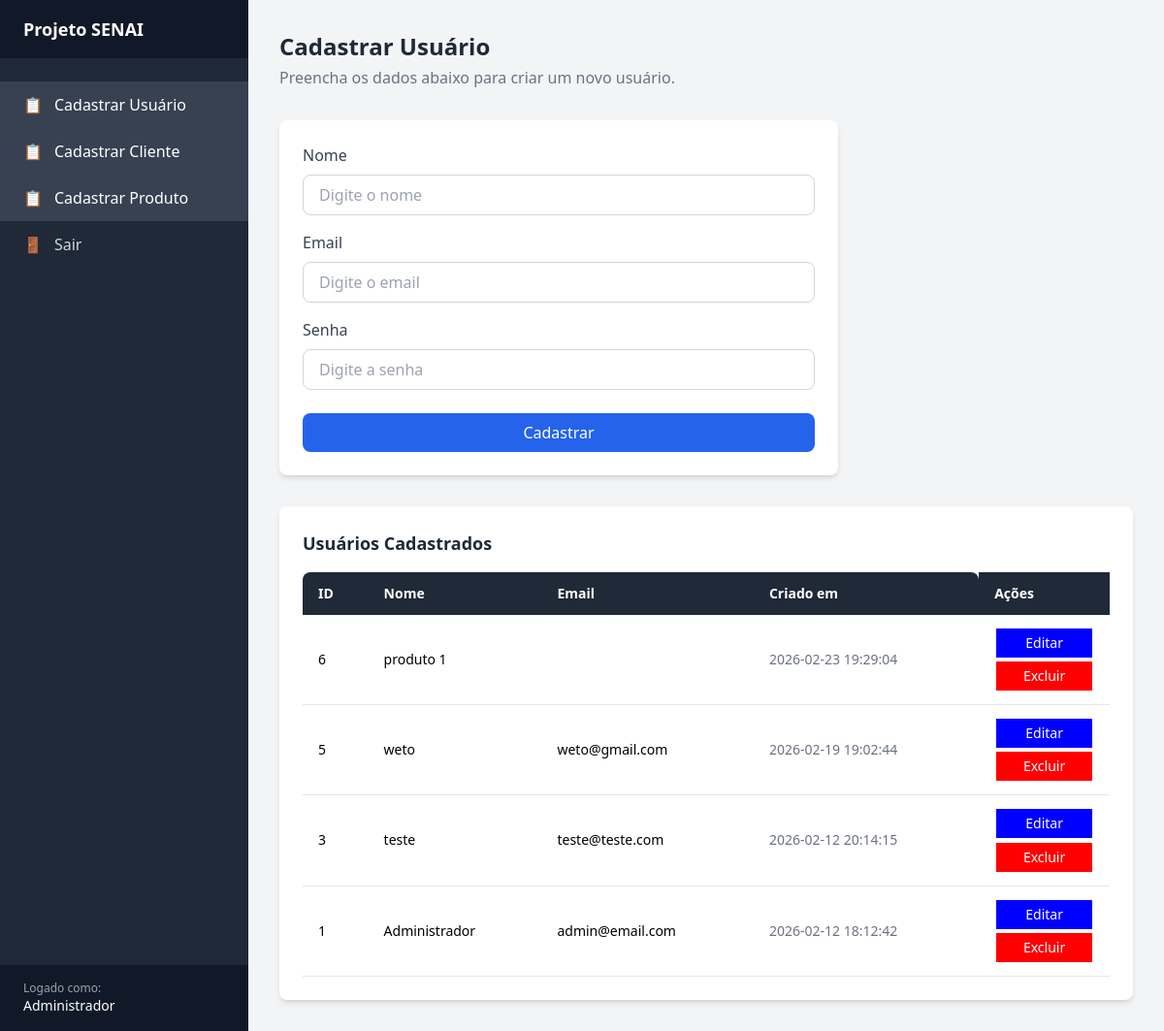
The page /cadastro_usuario.php (signed in) on the database its author committed.
### tables this page shows
CREATE TABLE `usuario` (
  `id` int(11) NOT NULL AUTO_INCREMENT,
  `nome` varchar(100) NOT NULL,
  `email` varchar(100) NOT NULL,
  `senha` varchar(255) NOT NULL,
  `criado_em` datetime DEFAULT current_timestamp(),
  PRIMARY KEY (`id`),
  UNIQUE KEY `email` (`email`)
);

### cadastro_usuario.php (the view, shortened to what this page needs)
<?php
require_once "conexao.php";
$editando = NULL;
$sql = "SELECT id, nome, email, criado_em FROM usuario ORDER BY id DESC";
$usuarios = mysqli_query($conexao, $sql);
?>
<!DOCTYPE html>
<html lang="pt-BR">
<head>
    <script src="https://cdn.tailwindcss.com"></script>
    <link rel="stylesheet" href="css/style.css">
</head>
<body class="bg-gray-100 min-h-screen flex">
   <?php require_once "menu.php";?>
    <main class="ml-64 flex-1 p-8">
        <div class="mb-8">
            <h2 class="text-2xl font-bold text-gray-800">Cadastrar Usuário</h2>
            <p class="text-gray-500 mt-1">Preencha os dados abaixo para criar um novo usuário.</p>
        </div>
        <div class="bg-white rounded-lg shadow-md p-6 mb-8 max-w-xl">
            <form method="POST" action="cadastro_usuario.php">
                <div class="mb-4">
                    <label for="nome" class="block text-gray-700 font-medium mb-2">
                        Nome
                    </label>
                    <input
                        value="<?=$editando['nome'] ?? "" ?>"
                        type="text"
                        id="nome"
                        name="nome"
                        required
                        placeholder="Digite o nome"
                        class="w-full px-4 py-2 border border-gray-300 rounded-lg focus:outline-none focus:ring-2 focus:ring-blue-500"
                    >
                </div>
                <div class="mb-4">
                    <label for="email" class="block text-gray-700 font-medium mb-2">
                        Email
                    </label>
                    <input
                        value="<?=$editando['email'] ?? "" ?>"
                        type="email"
                        id="email"
                        name="email"
                        required
                        placeholder="Digite o email"
                        class="w-full px-4 py-2 border border-gray-300 rounded-lg focus:outline-none focus:ring-2 focus:ring-blue-500"
                    >
                </div>
                 <?php if(!$editando){ ?>
                    <div class="mb-6">
                        <label for="senha" class="block text-gray-700 font-medium mb-2">
                            Senha
                        </label>
                        <input
                            type="password"
                            id="senha"
                            name="senha"
                            required
                            placeholder="Digite a senha"
                            class="w-full px-4 py-2 border border-gray-300 rounded-lg focus:outline-none focus:ring-2 focus:ring-blue-500"
                        >
                    </div>
                <?php } ?>
                <button
                    type="submit"
                    class="w-full bg-blue-600 text-white py-2 rounded-lg font-medium hover:bg-blue-700 transition duration-200"
                >
                    Cadastrar
                </button>
            </form>
        </div>
        <div class="bg-white rounded-lg shadow-md p-6">
            <h3 class="text-lg font-bold text-gray-800 mb-4">Usuários Cadastrados</h3>
            <table class="w-full text-sm">
                <thead>
                    <tr class="bg-gray-800 text-white">
                        <th class="px-4 py-3 text-left rounded-tl-lg">ID</th>
                        <th class="px-4 py-3 text-left">Nome</th>
                        <th class="px-4 py-3 text-left">Email</th>
                        <th class="px-4 py-3 text-left rounded-tr-lg">Criado em</th>
                        <th class="px-4 py-3 text-left">Ações</th>
                    </tr>
                </thead>
                <tbody>
                    <?php
                    while ($u = mysqli_fetch_assoc($usuarios)): ?>
                        <tr class="border-b border-gray-200 hover:bg-gray-50">
                            <td class="px-4 py-3"><?php echo $u["id"]; ?></td>
                            <td class="px-4 py-3"><?php echo $u["nome"]; ?></td>
                            <td class="px-4 py-3"><?php echo $u["email"]; ?></td>
                            <td class="px-4 py-3 text-gray-500"><?php echo $u["criado_em"]; ?></td>
                            <td class="px-4 py-3">
                                <a class="editar" href="?editar=<?=$u["id"]; ?>">Editar</a><br>
                                <a onclick="return confirm('Tem certeza disso?')" class="exluir" href="?excluir=<?=$u["id"]; ?>">Excluir</a>
                            </td>
                        </tr>
                    <?php endwhile; ?>
                </tbody>
            </table>
        </div>
    </main>
</body>
</html>

### menu.php
<aside class="w-64 bg-gray-800 min-h-screen fixed left-0 top-0">
<div class="bg-gray-900 px-6 py-4">
    <h1 class="text-white font-bold text-lg">Projeto SENAI</h1>
</div>
<nav class="mt-6">
    <a href="cadastro_usuario.php" class="flex items-center px-6 py-3 text-white bg-gray-700">
        <span class="mr-3">📋</span>
        Cadastrar Usuário
    </a>
    <a href="cadastro_cliente.php" class="flex items-center px-6 py-3 text-white bg-gray-700">
        <span class="mr-3">📋</span>
        Cadastrar Cliente
    </a>
    <a href="cadastro_produto.php" class="flex items-center px-6 py-3 text-white bg-gray-700">
        <span class="mr-3">📋</span>
        Cadastrar Produto
    </a>
    <a href="logout.php" class="flex items-center px-6 py-3 text-gray-300 hover:bg-gray-700 hover:text-white transition">
        <span class="mr-3">🚪</span>
        Sair
    </a>
</nav>
<div class="absolute bottom-0 w-full px-6 py-4 bg-gray-900">
    <p class="text-gray-400 text-xs">Logado como:</p>
    <p class="text-white text-sm font-medium"><?php echo $_SESSION["usuario_nome"]; ?></p>
</div>
</aside>

### css/style.css (style rules this page uses)
body { font-family: 'Segoe UI', Tahoma, Geneva, Verdana, sans-serif; }
.exluir { background: red; color: white; padding: 5px 10px; width: 96%; float: left; margin: 2%; text-align:center; }
.editar { background: blue; color: white; padding: 5px 10px; width: 96%; float: left; margin: 2%; text-align:center; }

### rows shown on the page
usuario: id "6", nome "produto 1", criado_em "2026-02-23 19:29:04"
usuario: id "5", nome "weto", email "weto@gmail.com", criado_em "2026-02-19 19:02:44"
usuario: id "3", nome "teste", email "teste@teste.com", criado_em "2026-02-12 20:14:15"
usuario: id "1", nome "Administrador", email "admin@email.com", criado_em "2026-02-12 18:12:42"

### other values the page prints
$_SESSION["usuario_nome"] "Administrador"
